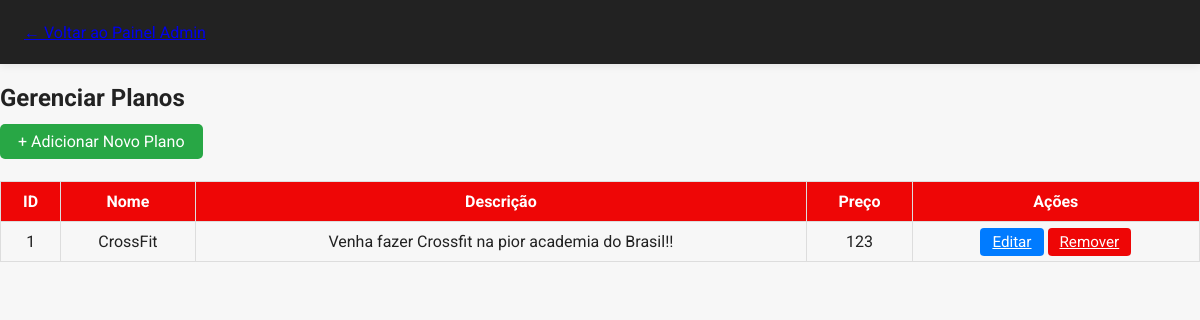
Screenshot of /planos_admin.php (signed in) with the database file from the repository.
### tables this page shows
CREATE TABLE planos (
    id INTEGER PRIMARY KEY AUTOINCREMENT,
    nome TEXT,
    descricao TEXT,
    preco TEXT
);

### planos_admin.php (the view, shortened to what this page needs)
<?php
$db = getDB();
$stmt = $db->query('SELECT * FROM planos ORDER BY id ASC');
$planos = $stmt->fetchAll(PDO::FETCH_ASSOC);
?>
<!DOCTYPE html>
<html lang="pt-BR">
<head>
    <link rel="stylesheet" href="style.css">
</head>
<body>
    <header>
        <nav>
            <a href="admin.php">&larr; Voltar ao Painel Admin</a>
        </nav>
    </header>
    <main>
        <h2>Gerenciar Planos</h2>
        <a href="plano_novo.php" class="btn-add">+ Adicionar Novo Plano</a>
        <table class="planos-table">
            <tr>
                <th>ID</th>
                <th>Nome</th>
                <th>Descrição</th>
                <th>Preço</th>
                <th>Ações</th>
            </tr>
            <?php foreach ($planos as $p): ?>
            <tr>
                <td><?= $p['id'] ?></td>
                <td><?= htmlspecialchars($p['nome']) ?></td>
                <td><?= nl2br(htmlspecialchars($p['descricao'])) ?></td>
                <td><?= htmlspecialchars($p['preco']) ?></td>
                <td>
                    <a href="plano_editar.php?id=<?= $p['id'] ?>" class="btn-edit">Editar</a>
                    <a href="plano_remover.php?id=<?= $p['id'] ?>" class="btn-remove" onclick="return confirm('Tem certeza que deseja remover este plano?');">Remover</a>
                </td>
            </tr>
            <?php endforeach; ?>
        </table>
    </main>
</body>
</html>

### style.css (style rules this page uses)
*, *::before, *::after { box-sizing: border-box; }
body { font-family: 'Roboto', Arial, sans-serif; background: #f7f7f7; color: #222; margin: 0; padding: 0; width: 100vw; overflow-x: hidden; min-height: 100vh; display: flex; flex-direction: column; }
main { flex: 1; max-width: 1200px; width: 100%; margin: 0 auto; }
header { background: #222; box-shadow: 0 2px 8px rgba(0,0,0,0.08); position: sticky; top: 0; z-index: 100; color: #fff; }
nav { max-width: 1200px; margin: 0 auto; display: flex; align-items: center; justify-content: space-between; padding: 0 24px; height: 64px; }
a { transition: color 0.2s; }

### planos_admin.php (style rules this page uses)
.planos-table { width: 100%; border-collapse: collapse; margin: 30px 0; }
.planos-table th, .planos-table td { border: 1px solid #ddd; padding: 10px; text-align: center; }
.planos-table th { background: #ee0606; color: #fff; }
.btn-add { background: #28a745; color: #fff; padding: 8px 18px; border: none; border-radius: 5px; font-size: 1rem; cursor: pointer; margin-bottom: 20px; text-decoration: none; }
.btn-edit, .btn-remove { padding: 5px 12px; border: none; border-radius: 4px; color: #fff; cursor: pointer; font-size: 0.95rem; }
.btn-edit { background: #007bff; }
.btn-remove { background: #ee0606; }

### rows the page displays
planos: id "1", nome "CrossFit", descricao "Venha fazer Crossfit na pior academia do Brasil!!", preco "123"
